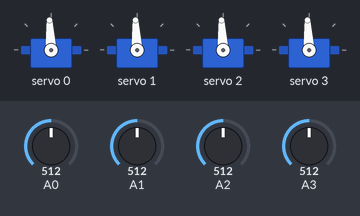
Bench run of a sketch on a simulated Arduino Uno, built with avr-gcc and run on an emulated ATmega328P. Shown: 4 × servo. The inputs (shaded band) are chosen by the test bench; at power-on: A0 = 512, A1 = 512, A2 = 512, A3 = 512.

Above: at 1.2 s.
1.3 s: A0 set to 660
At 2.0 s:
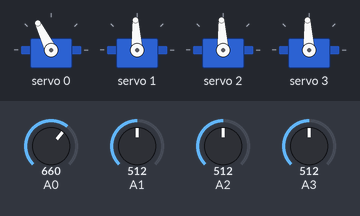
2.8 s: A1 set to 660
At 3.2 s:
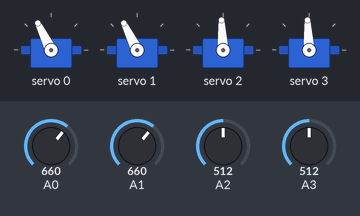
4.3 s: A2 set to 660
At 5.4 s:
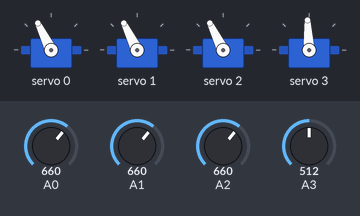
5.8 s: A3 set to 660
At 6.6 s:
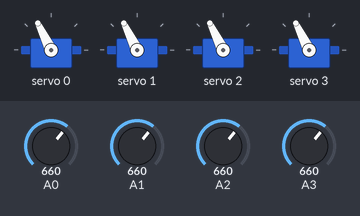
7.3 s: A0 set to 716
At 7.8 s:
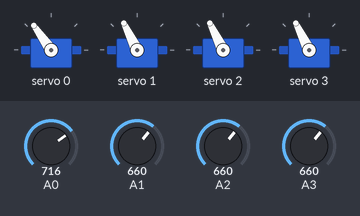
8.8 s: A1 set to 716
At 10.1 s:
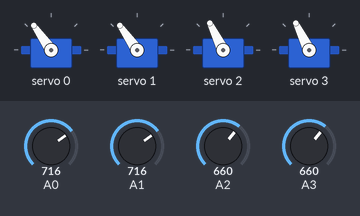
Timing chart, 0 to 11.3 s (numbered marks = the images above; inputs shaded):
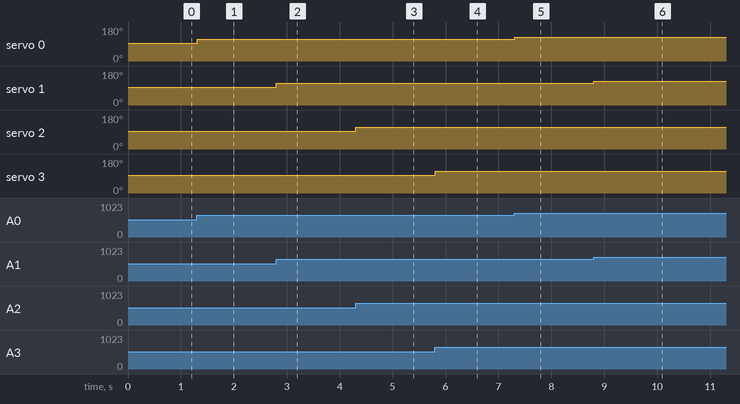

The sketch:

measure_square_coordinates.ino
```cpp
/*
  PCA9685 PWM Servo Driver Example
  pca9685-servomotor-demo.ino
  Demonstrates use of 16 channel I2C PWM driver board with 4 servo motors
  Uses Adafruit PWM library
  Uses 4 potentiometers for input

  DroneBot Workshop 2018
  https://dronebotworkshop.com
*/

// Include Wire Library for I2C Communications
#include <Wire.h>

// Include Adafruit PWM Library
#include <Adafruit_PWMServoDriver.h>

#define MIN_PULSE_WIDTH       650.0
#define MAX_PULSE_WIDTH       2350.0
#define FREQUENCY             50.0

Adafruit_PWMServoDriver pwm = Adafruit_PWMServoDriver();

// Define Potentiometer Inputs

int controlA = A0;
int controlB = A1;
int controlC = A2;
int controlD = A3;

// Define Motor Outputs on PCA9685 board

int motorA = 0;
int motorB = 1;
int motorC = 2;
int motorD = 3;

void setup()
{
  Serial.begin(115200);
  pwm.begin();
  pwm.setPWMFreq(FREQUENCY);
}


void moveMotor(int controlIn, int motorOut)
{
  int potVal;
  float pulseWidth;

  // Read values from potentiometer
  potVal = analogRead(controlIn);

  // Convert to pulse width
  pulseWidth = map(potVal, 0, 1023, MIN_PULSE_WIDTH, MAX_PULSE_WIDTH);
  pulseWidth = int(float(pulseWidth) / 1000000.0 * FREQUENCY * 4096.0);

  //Control Motor
  pwm.setPWM(motorOut, 0, pulseWidth);

}

void loop() {

  //Control Motor A
  moveMotor(controlA, motorA);

  //Control Motor B
  moveMotor(controlB, motorB);

  //Control Motor C
  moveMotor(controlC, motorC);

  //Control Motor D
  moveMotor(controlD, motorD);

  if (Serial.available()) {
    Serial.readString();
    for (int i = 14; i < 18; i++) {
      int potVal = analogRead(i);
      float servoAngle = map(potVal, 0, 1023, 0.0, 180.0);
      Serial.print(servoAngle); Serial.print(",");
    }
    Serial.println("");
  }
}
```

Measured:
- after the input at 1.3 s, servo 0: 93° → 116° at once
- after the input at 2.8 s, servo 1: 93° → 116° at once
- after the input at 4.3 s, servo 2: 93° → 116° at once
- after the input at 5.8 s, servo 3: 93° → 116° at once
- after the input at 7.3 s, servo 0: 116° → 125° at once
- after the input at 8.8 s, servo 1: 116° → 125° at once
